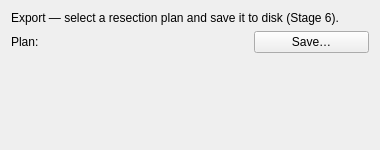
<?xml version="1.0" encoding="UTF-8"?>
<ui version="4.0">
 <class>StageExportWidget</class>
 <widget class="qMRMLWidget" name="StageExportWidget">
  <property name="geometry">
   <rect>
    <x>0</x>
    <y>0</y>
    <width>380</width>
    <height>150</height>
   </rect>
  </property>
  <layout class="QVBoxLayout" name="verticalLayout">
   <item>
    <widget class="QLabel" name="ExportIntroLabel">
     <property name="text">
      <string>Export — select a resection plan and save it to disk (Stage 6).</string>
     </property>
     <property name="wordWrap">
      <bool>true</bool>
     </property>
    </widget>
   </item>
   <item>
    <layout class="QHBoxLayout" name="planRow">
     <item>
      <widget class="QLabel" name="PlanLabel">
       <property name="text">
        <string>Plan:</string>
       </property>
      </widget>
     </item>
     <item>
      <widget class="qMRMLNodeComboBox" name="ExportPlanComboBox">
       <property name="nodeTypes">
        <stringlist>
         <string>vtkMRMLResectionPlanNode</string>
        </stringlist>
       </property>
       <property name="addEnabled">
        <bool>false</bool>
       </property>
       <property name="removeEnabled">
        <bool>false</bool>
       </property>
       <property name="noneEnabled">
        <bool>true</bool>
       </property>
      </widget>
     </item>
     <item>
      <widget class="QPushButton" name="ExportSaveButton">
       <property name="text">
        <string>Save…</string>
       </property>
      </widget>
     </item>
    </layout>
   </item>
   <item>
    <widget class="QLabel" name="ExportStatusLabel">
     <property name="text">
      <string/>
     </property>
    </widget>
   </item>
   <item>
    <spacer name="verticalSpacer">
     <property name="orientation">
      <enum>Qt::Vertical</enum>
     </property>
     <property name="sizeHint" stdset="0">
      <size>
       <width>20</width>
       <height>40</height>
      </size>
     </property>
    </spacer>
   </item>
  </layout>
 </widget>
 <customwidgets>
  <customwidget>
   <class>qMRMLWidget</class>
   <extends>QWidget</extends>
   <header>qMRMLWidget.h</header>
   <container>1</container>
  </customwidget>
  <customwidget>
   <class>qMRMLNodeComboBox</class>
   <extends>QWidget</extends>
   <header>qMRMLNodeComboBox.h</header>
   <container>1</container>
  </customwidget>
 </customwidgets>
 <resources/>
 <connections/>
</ui>
